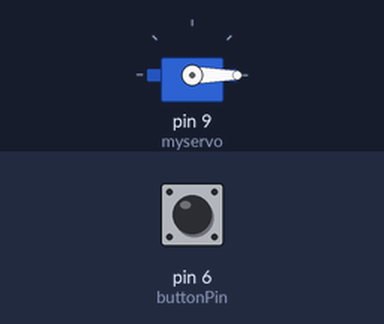
The sketch below on a simulated Arduino Uno, built with avr-gcc and run on an emulated ATmega328P. Shown: servo. Inputs (shaded band) come from the test bench; at power-on: pin 6 (buttonPin) LOW.

Above: at 1.2 s.
1.3 s: pin 6 (buttonPin) pulled HIGH for 0.15 s
At 1.38 s:
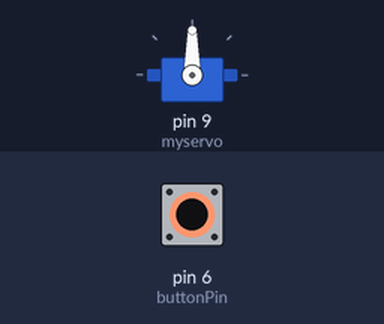
2.9 s: pin 6 (buttonPin) pulled HIGH for 3.2 s
At 7.5 s:
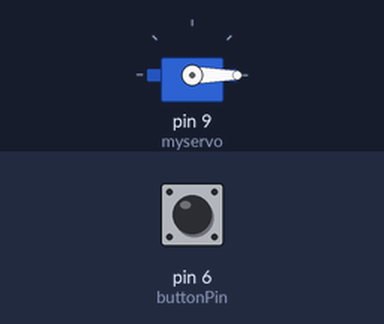
Timing chart, 0 to 9.0 s (numbered marks = the images above; inputs shaded):
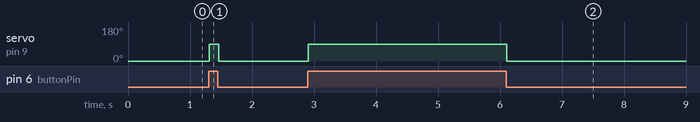

Measured:
- after the input at 1.3 s, servo on pin 9 (myservo): 0° → 90° at once, → 0° 0.15 s later
- after the input at 2.9 s, servo on pin 9 (myservo): 0° → 90° at once, → 0° 3.2 s later

The sketch:

practica5_bien.ino
```cpp
#include <Servo.h>
Servo myservo;

const int buttonPin = 6;
int val;
int buttonState = 0;

void setup()
{
  myservo.attach(9);
  pinMode(buttonPin,INPUT);
}

void loop(){
  buttonState = digitalRead(buttonPin);
  if (buttonState == HIGH){
    val = 90;
  }else{
    val = 0;
  }
  myservo.write(val);
  delay(15);
}
```
